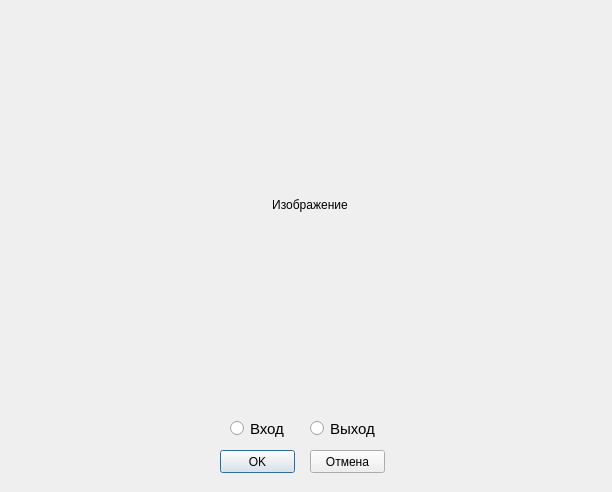
<?xml version="1.0" encoding="UTF-8"?>
<ui version="4.0">
 <class>Dialog</class>
 <widget class="QDialog" name="Dialog">
  <property name="geometry">
   <rect>
    <x>0</x>
    <y>0</y>
    <width>612</width>
    <height>492</height>
   </rect>
  </property>
  <property name="windowTitle">
   <string>Выбор камеры</string>
  </property>
  <widget class="QLabel" name="image_from_cam_label">
   <property name="geometry">
    <rect>
     <x>30</x>
     <y>20</y>
     <width>560</width>
     <height>370</height>
    </rect>
   </property>
   <property name="text">
    <string>Изображение</string>
   </property>
   <property name="alignment">
    <set>Qt::AlignCenter</set>
   </property>
  </widget>
  <widget class="QRadioButton" name="entry_door_radioButton">
   <property name="geometry">
    <rect>
     <x>230</x>
     <y>420</y>
     <width>71</width>
     <height>17</height>
    </rect>
   </property>
   <property name="font">
    <font>
     <pointsize>11</pointsize>
    </font>
   </property>
   <property name="text">
    <string>Вход</string>
   </property>
  </widget>
  <widget class="QRadioButton" name="exit_door_radioButton">
   <property name="geometry">
    <rect>
     <x>310</x>
     <y>420</y>
     <width>91</width>
     <height>17</height>
    </rect>
   </property>
   <property name="font">
    <font>
     <pointsize>11</pointsize>
    </font>
   </property>
   <property name="text">
    <string>Выход</string>
   </property>
  </widget>
  <widget class="QPushButton" name="pushButton_ok">
   <property name="geometry">
    <rect>
     <x>220</x>
     <y>450</y>
     <width>75</width>
     <height>23</height>
    </rect>
   </property>
   <property name="text">
    <string>OK</string>
   </property>
  </widget>
  <widget class="QPushButton" name="pushButton_cancel">
   <property name="geometry">
    <rect>
     <x>310</x>
     <y>450</y>
     <width>75</width>
     <height>23</height>
    </rect>
   </property>
   <property name="text">
    <string>Отмена</string>
   </property>
  </widget>
 </widget>
 <resources/>
 <connections/>
</ui>
